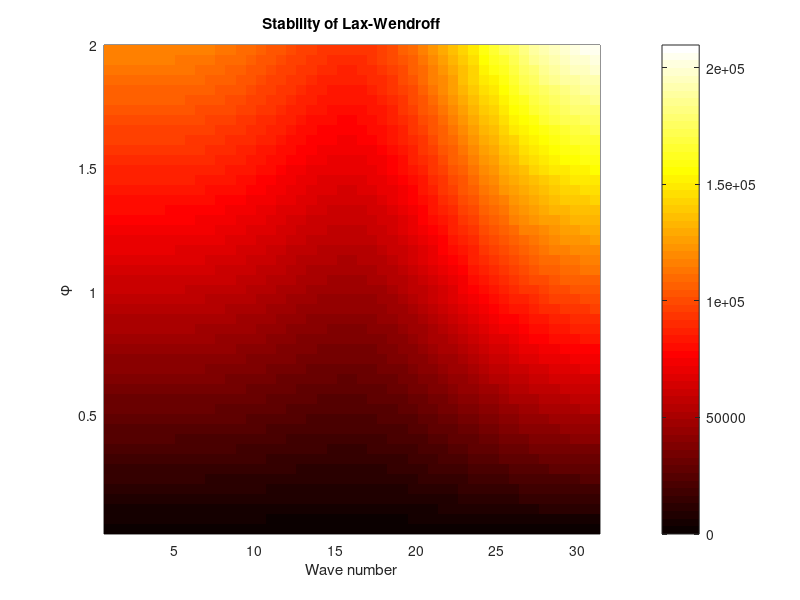
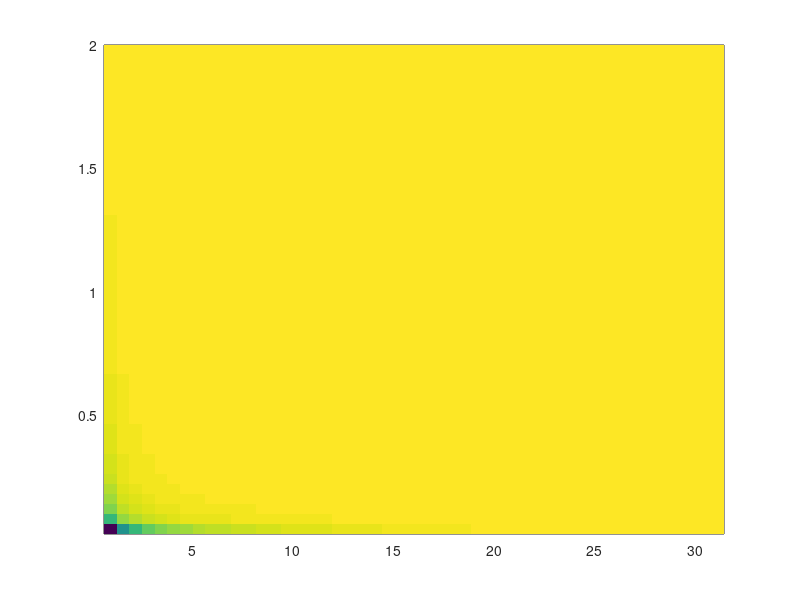

The MATLAB script that drew these images, in order: (Note: this script raises an error after producing the figures.)
clear all
close all
clc

% 
% Script performing stability/phase error analysis for a third-order
% accurate approach to solving the advection equation, u_t + c u_x =0.  The
% third order scheme is
% 
%   u(j,n+1) = u(j,n) -1/2 phi ( u(j+1,n) - u(j-1,n) )
%                   +1/2 phi^2 (u(j+1,n) + u(j-1,n) -2 u(j,n) )
% 

% Just for definiteness, assume we are working on an interval of length 10
% with 100 subdivisions:
L=10; J=100; dx=L/J; c=1;

% define a vector of wave numbers
khat=2*pi*[1:J/2]/J;    % equivalent to 2*pi*k/L*dx

% define a vector of phi to test
nphi=50; phi=linspace(1/nphi,2,nphi); % we start at a small phi rather than zero 
                        % to avoid division by zero below

% define a 2D grid of k, phi for density plotting
[K,Phi]=meshgrid(khat,phi);

a_neg2 = 1/6*(Phi^3 - Phi);
a_neg1 = 1/2*(2*Phi + Phi^2 - Phi^3);
a_0 = 1 - 1/2*Phi - Phi^2 + 1/2*Phi^3;
a_1 = 1/6*(-2*Phi + 3*Phi^2 - Phi^3);

% calculate the (complex) von Neumann multiplier 3rd Order Upwind
A1 = a_1*exp(i*K) + a_0 + a_neg1*exp(-i*K) + a_neg2*exp(-2*i*K);

% calculate the (complex) von Neumann multiplier Lax-Wendroff
A2 = 1 -.5*Phi.*(exp(i*K) -exp(-i*K)) ...
    +.5*Phi.^2.*(exp(i*K) +exp(-i*K) -2);


Lambda=abs(A1);

% plot results as a hot density plot, with an additional (green) contour 
% indicating lambda = 1
pcolor(K/dx,Phi,Lambda), shading flat, colormap hot, colorbar
hold on, contour(K/dx,Phi,Lambda,[1 1],'g','LineWidth',2), hold off
xlabel('Wave number'), ylabel('\phi')
title('Stability of Lax-Wendroff')

% now for phase speed ratio
Dt=dx/c*Phi;   % matrix of delta ts
Omega=-atan2(imag(A1),real(A1))./Dt;
Phase_Ratio=dx/c*Omega./K;      % because the K has a factor of dx in it

% density plot
figure
pcolor(K/dx,Phi,Phase_Ratio), shading flat, colormap parula, colorbar
hold on, contour(K/dx,Phi,Phase_Ratio,[1 1],'k','LineWidth',2), hold off
xlabel('Wave number'), ylabel('\phi')
title('Phase Speed Ratio for Lax-Wendroff')
